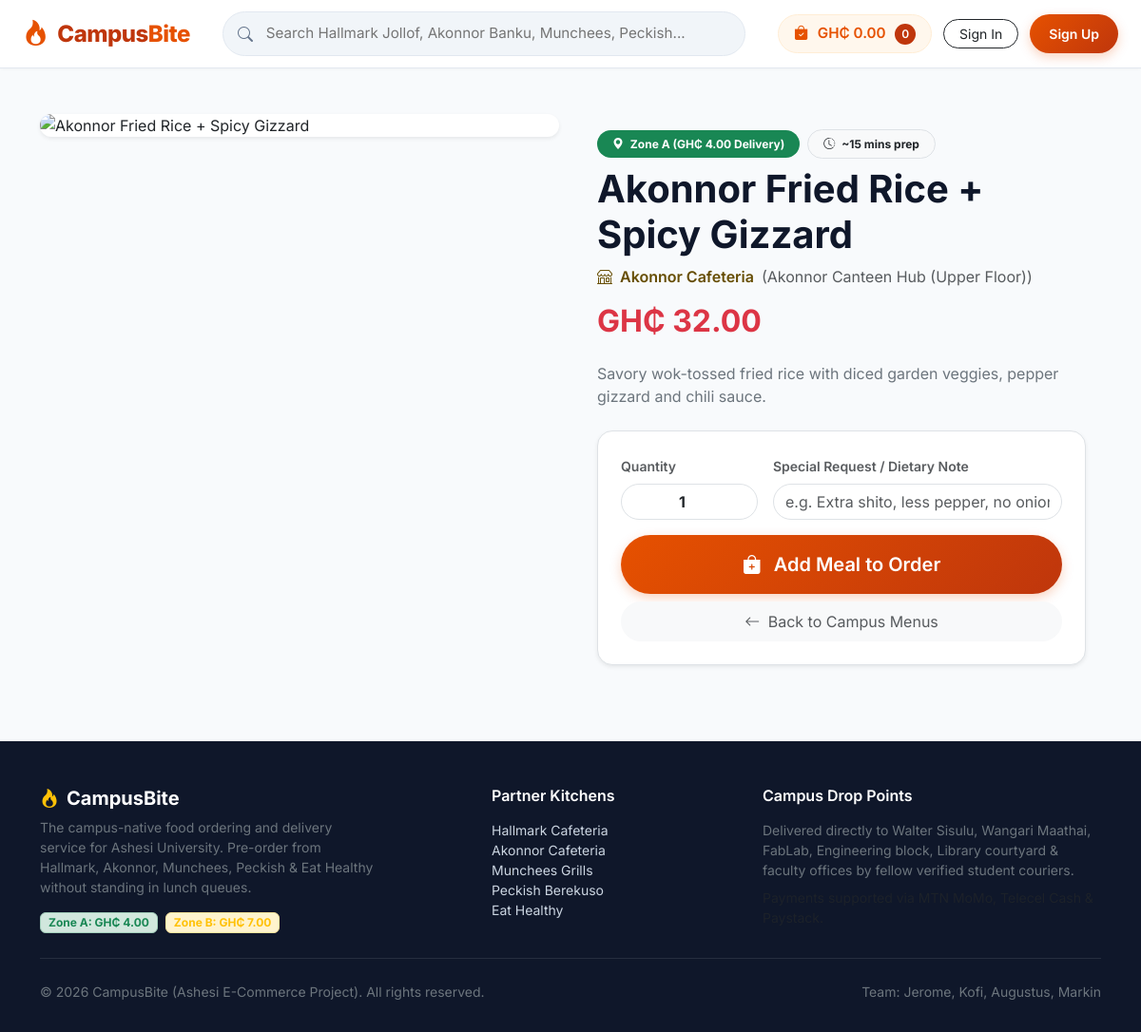
/views/single_product.php?id=2, run on the app's committed database.
### tables this page shows
CREATE TABLE `products` (
  `product_id` int(11) NOT NULL AUTO_INCREMENT,
  `product_cat` int(11) NOT NULL,
  `product_brand` int(11) NOT NULL,  
  `product_title` varchar(200) NOT NULL,
  `product_price` double NOT NULL,
  `product_desc` text DEFAULT NULL,
  `product_image` varchar(255) DEFAULT NULL,
  `product_keywords` varchar(200) DEFAULT NULL,
  `is_available` tinyint(1) NOT NULL DEFAULT 1,
  `prep_time_minutes` int(11) NOT NULL DEFAULT 15,
  PRIMARY KEY (`product_id`),
  KEY `product_cat` (`product_cat`),
  KEY `product_brand` (`product_brand`),
  CONSTRAINT `products_cat_fk` FOREIGN KEY (`product_cat`) REFERENCES `categories` (`cat_id`) ON DELETE CASCADE ON UPDATE CASCADE,
  CONSTRAINT `products_brand_fk` FOREIGN KEY (`product_brand`) REFERENCES `brands` (`brand_id`) ON DELETE CASCADE ON UPDATE CASCADE
);

CREATE TABLE `brands` (
  `brand_id` int(11) NOT NULL AUTO_INCREMENT,
  `brand_name` varchar(100) NOT NULL,
  `zone` enum('Zone A', 'Zone B') NOT NULL DEFAULT 'Zone A',  
  `location_desc` varchar(255) DEFAULT NULL,
  `commission_rate` decimal(4,2) NOT NULL DEFAULT 0.10,
  `brand_image` varchar(150) DEFAULT NULL,
  `is_active` tinyint(1) NOT NULL DEFAULT 1,
  PRIMARY KEY (`brand_id`)
);

### core/db_class.php (called while the page is built, shortened)
<?php
class Database
{
    private $conn;
    private $host = DB_HOST;
    private $dbname = DB_NAME;
    private $username = DB_USER;
    private $password = DB_PASS;
    public function __construct()
    {
        try {
            $this->conn = new PDO(
                "mysql:host={$this->host};dbname={$this->dbname};charset=utf8mb4",
                $this->username,
                $this->password
            );
            $this->conn->setAttribute(PDO::ATTR_ERRMODE, PDO::ERRMODE_EXCEPTION);
        } catch (PDOException $e) {
            die("Database connection failed: " . $e->getMessage());
        }
    }
    public function fetchOne($sql, $params = [])
    {
        $stmt = $this->conn->prepare($sql);
        $stmt->execute($params);
        return $stmt->fetch(PDO::FETCH_ASSOC);
    }
}
?>

### classes/ProductClass.php (called while the page is built, shortened)
<?php
require_once __DIR__ . "/../core/db_class.php";
class ProductClass extends Database
{
    public function getProductById($id)
    {
        $sql = "SELECT p.*, c.cat_name, b.brand_name, b.zone, b.location_desc
                FROM products p
                JOIN categories c ON p.product_cat = c.cat_id
                JOIN brands b ON p.product_brand = b.brand_id
                WHERE p.product_id = ?";
        return $this->fetchOne($sql, [$id]);
    }
}
?>

### controllers/ProductController.php (called while the page is built, shortened)
<?php
require_once __DIR__ . "/../classes/ProductClass.php";
class ProductController
{
    private $productModel;
    public function __construct()
    {
        $this->productModel = new ProductClass();
    }
    public function getProductById($id)
    {
        return $this->productModel->getProductById($id);
    }
}
?>

### views/single_product.php (the view, shortened to what this page needs)
<?php
require_once __DIR__ . '/layout/header.php';
require_once __DIR__ . '/../controllers/ProductController.php';
$prodId = isset($_GET['id']) ? (int)$_GET['id'] : 0;
$prodCtrl = new ProductController();
$product = $prodCtrl->getProductById($prodId);
$imgUrl = !empty($product['product_image']) && file_exists(__DIR__ . '/../images/products/' . $product['product_image'])
    ? $ROOT_DIR . '/images/products/' . htmlspecialchars($product['product_image'])
    : 'https://images.unsplash.com/photo-1546069901-ba9599a7e63c?auto=format&fit=crop&w=800&q=80';
?>
<div class="row g-4 my-4">
    <div class="col-md-6">
        <div class="card border-0 shadow-sm rounded-4 overflow-hidden">
            <img src="<?php echo $imgUrl; ?>" class="img-fluid w-100" style="max-height: 440px; object-fit: cover;" alt="<?php echo htmlspecialchars($product['product_title']); ?>">
        </div>
    </div>
    <div class="col-md-6">
        <div class="p-3">
            <div class="d-flex align-items-center gap-2 mb-2">
                <span class="badge <?php echo ($product['zone'] === 'Zone B') ? 'bg-warning text-dark' : 'bg-success text-white'; ?> rounded-pill px-3 py-2">
                    <i class="bi bi-geo-alt-fill me-1"></i> <?php echo htmlspecialchars($product['zone'] ?? 'Zone A'); ?> (<?php echo ($product['zone'] === 'Zone B') ? 'GH₵ 7.00 Delivery' : 'GH₵ 4.00 Delivery'; ?>)
                </span>
                <span class="badge bg-light text-dark border rounded-pill px-3 py-2">
                    <i class="bi bi-clock-history me-1"></i> ~<?php echo $product['prep_time_minutes'] ?? 15; ?> mins prep
                </span>
            </div>
            <h1 class="fw-bold mb-2"><?php echo htmlspecialchars($product['product_title']); ?></h1>
            <p class="text-warning-emphasis fw-semibold mb-3">
                <i class="bi bi-shop me-1"></i> <?php echo htmlspecialchars($product['brand_name']); ?>
                <span class="text-muted fw-normal ms-1">(<?php echo htmlspecialchars($product['location_desc'] ?? 'Campus Kitchen'); ?>)</span>
            </p>
            <h2 class="text-danger fw-bold mb-4">GH₵ <?php echo number_format($product['product_price'], 2); ?></h2>
            <p class="text-secondary leading-relaxed mb-4">
                <?php echo nl2br(htmlspecialchars($product['product_desc'] ?? 'Delicious meal freshly prepared by our verified campus kitchen partner.')); ?>
            </p>
            <form action="<?php echo $ROOT_DIR; ?>/actions/add_to_cart_action.php" method="POST" class="bg-white p-4 rounded-4 border shadow-sm">
                <div class="row g-3 align-items-center mb-3">
                    <div class="col-sm-4">
                        <label class="form-label fw-semibold small text-muted">Quantity</label>
                        <input type="number" name="qty" class="form-control rounded-pill text-center fw-bold" value="1" min="1" max="20" required>
                    </div>
                    <div class="col-sm-8">
                        <label class="form-label fw-semibold small text-muted">Special Request / Dietary Note</label>
                        <input type="text" name="notes" class="form-control rounded-pill" placeholder="e.g. Extra shito, less pepper, no onions">
                    </div>
                </div>
                <div class="d-grid gap-2">
                    <button type="submit" class="cb-btn-primary btn btn-lg py-3">
                        <i class="bi bi-bag-plus-fill me-2"></i> Add Meal to Order
                    </button>
                    <a href="<?php echo $ROOT_DIR; ?>/index.php" class="btn btn-light rounded-pill py-2 text-muted">
                        <i class="bi bi-arrow-left me-1"></i> Back to Campus Menus
                    </a>
                </div>
            </form>
        </div>
    </div>
</div>
<?php require_once __DIR__ . '/layout/footer.php'; ?>

### data on the page
products: product_brand.zone "Zone A", prep_time_minutes "15", product_title "Akonnor Fried Rice + Spicy Gizzard", product_brand.brand_name "Akonnor Cafeteria", product_brand.location_desc "Akonnor Canteen Hub (Upper Floor)", product_price "32.00", product_desc "Savory wok-tossed fried rice with diced garden veggies, pepper gizzard and chili sauce."

### other printed values
$totalPrice "0.00"
$totalItems "0"
